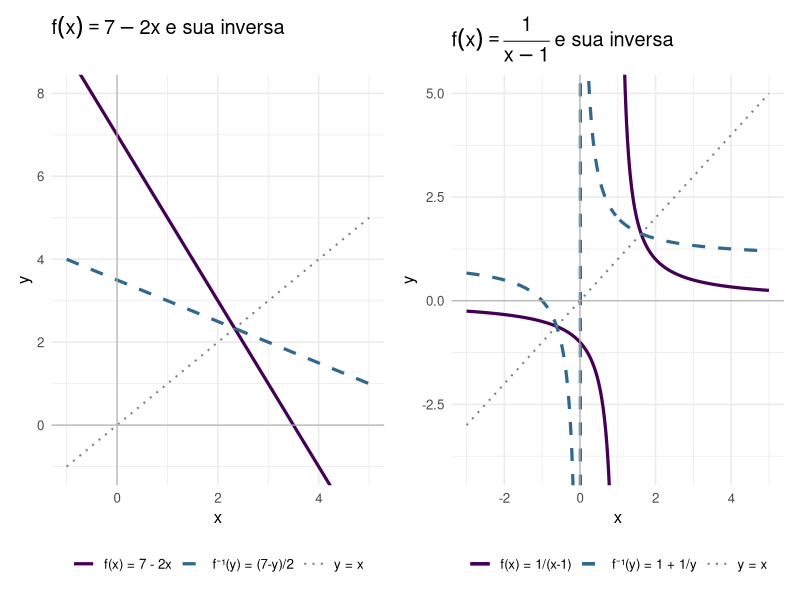
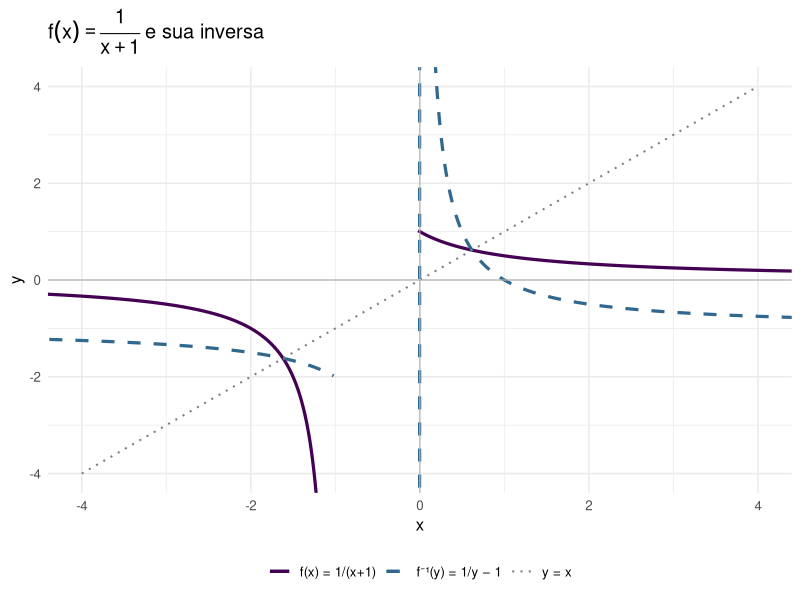

Generate these figures, in order, with R:
## ---- chunk 1
#| label: fig-funcao-inversa
#| fig-cap: "Gráficos de $f$ e $f^{-1}$ refletidos em torno de $y=x$. Exemplos: $f(x)=7-2x$ (esquerda) e $f(x)=1/(x-1)$ (direita)."
#| fig-align: center
#| fig-width: 11
#| fig-height: 5

library(ggplot2)
library(patchwork)

base_t <- theme_minimal(base_size = 12)

# Exemplo 1: f(x) = 7 - 2x, f^{-1}(y) = (7-y)/2
x1 <- seq(-1, 5, length.out = 300)
df1 <- data.frame(
  x   = x1,
  f   = 7 - 2*x1,
  inv = (7 - x1)/2,
  ref = x1
)

p1 <- ggplot(df1, aes(x)) +
  geom_line(aes(y = f,   color = "f(x) = 7 - 2x"),       linewidth = 1.1) +
  geom_line(aes(y = inv, color = "f⁻¹(y) = (7-y)/2"),    linewidth = 1.1, linetype = "dashed") +
  geom_line(aes(y = ref, color = "y = x"),                linewidth = 0.7, linetype = "dotted") +
  geom_hline(yintercept = 0, color = "gray70", linewidth = 0.4) +
  geom_vline(xintercept = 0, color = "gray70", linewidth = 0.4) +
  coord_cartesian(xlim = c(-1, 5), ylim = c(-1, 8)) +
  scale_color_manual(values = c("f(x) = 7 - 2x"       = "#440154",
                                 "f⁻¹(y) = (7-y)/2"   = "#31688e",
                                 "y = x"               = "gray50")) +
  labs(title = expression(f(x) == 7-2*x ~ "e sua inversa"),
       x = "x", y = "y", color = NULL) +
  theme_minimal(base_size = 12) + theme(legend.position = "bottom")

# Exemplo 4: f(x) = 1/(x-1), f^{-1}(y) = 1 + 1/y
x2p <- seq(1.05, 5, length.out = 300)
x2n <- seq(-3, 0.95, length.out = 300)
df2p <- data.frame(x = x2p, f = 1/(x2p-1), inv = 1 + 1/x2p)
df2n <- data.frame(x = x2n, f = 1/(x2n-1), inv = 1 + 1/x2n)
ref2 <- data.frame(x = seq(-3, 5, length.out = 300), y = seq(-3, 5, length.out = 300))

p2 <- ggplot() +
  geom_line(data = df2p, aes(x, f,   color = "f(x) = 1/(x-1)"),   linewidth = 1.1) +
  geom_line(data = df2n, aes(x, f,   color = "f(x) = 1/(x-1)"),   linewidth = 1.1) +
  geom_line(data = df2p, aes(x, inv, color = "f⁻¹(y) = 1 + 1/y"), linewidth = 1.1, linetype = "dashed") +
  geom_line(data = df2n, aes(x, inv, color = "f⁻¹(y) = 1 + 1/y"), linewidth = 1.1, linetype = "dashed") +
  geom_line(data = ref2, aes(x, y,   color = "y = x"),              linewidth = 0.7, linetype = "dotted") +
  geom_hline(yintercept = 0, color = "gray70", linewidth = 0.4) +
  geom_vline(xintercept = 0, color = "gray70", linewidth = 0.4) +
  coord_cartesian(xlim = c(-3, 5), ylim = c(-4, 5)) +
  scale_color_manual(values = c("f(x) = 1/(x-1)"       = "#440154",
                                 "f⁻¹(y) = 1 + 1/y"   = "#31688e",
                                 "y = x"               = "gray50")) +
  labs(title = expression(f(x) == frac(1, x-1) ~ "e sua inversa"),
       x = "x", y = "y", color = NULL) +
  theme_minimal(base_size = 12) + theme(legend.position = "bottom")

p1 + p2
## ---- chunk 2
#| label: fig-inversa-exemplo5
#| fig-cap: "Gráficos de $f(x)=1/(x+1)$ e $f^{-1}(y)=1/y-1$, simétricos em relação a $y=x$."
#| fig-align: center
#| fig-width: 6
#| fig-height: 5

library(ggplot2)

xp <- seq(-0.02, 5, length.out = 400)
xn <- seq(-5,  -1.02, length.out = 400)
ref <- seq(-4, 4, length.out = 400)

df_fp <- data.frame(x = xp, f = 1/(xp+1), inv = 1/xp - 1)
df_fn <- data.frame(x = xn, f = 1/(xn+1), inv = 1/xn - 1)
df_ref <- data.frame(x = ref, y = ref)

ggplot() +
  geom_line(data = df_fp, aes(x, f,   color = "f(x) = 1/(x+1)"),   linewidth = 1.1) +
  geom_line(data = df_fn, aes(x, f,   color = "f(x) = 1/(x+1)"),   linewidth = 1.1) +
  geom_line(data = df_fp, aes(x, inv, color = "f⁻¹(y) = 1/y − 1"), linewidth = 1.1, linetype = "dashed") +
  geom_line(data = df_fn, aes(x, inv, color = "f⁻¹(y) = 1/y − 1"), linewidth = 1.1, linetype = "dashed") +
  geom_line(data = df_ref, aes(x, y,  color = "y = x"),              linewidth = 0.7, linetype = "dotted") +
  geom_hline(yintercept = 0, color = "gray70", linewidth = 0.4) +
  geom_vline(xintercept = 0, color = "gray70", linewidth = 0.4) +
  coord_cartesian(xlim = c(-4, 4), ylim = c(-4, 4)) +
  scale_color_manual(values = c(
    "f(x) = 1/(x+1)"    = "#440154",
    "f⁻¹(y) = 1/y − 1" = "#31688e",
    "y = x"             = "gray50"
  )) +
  labs(title = expression(f(x) == frac(1, x+1) ~ "e sua inversa"),
       x = "x", y = "y", color = NULL) +
  theme_minimal(base_size = 12) + theme(legend.position = "bottom")
